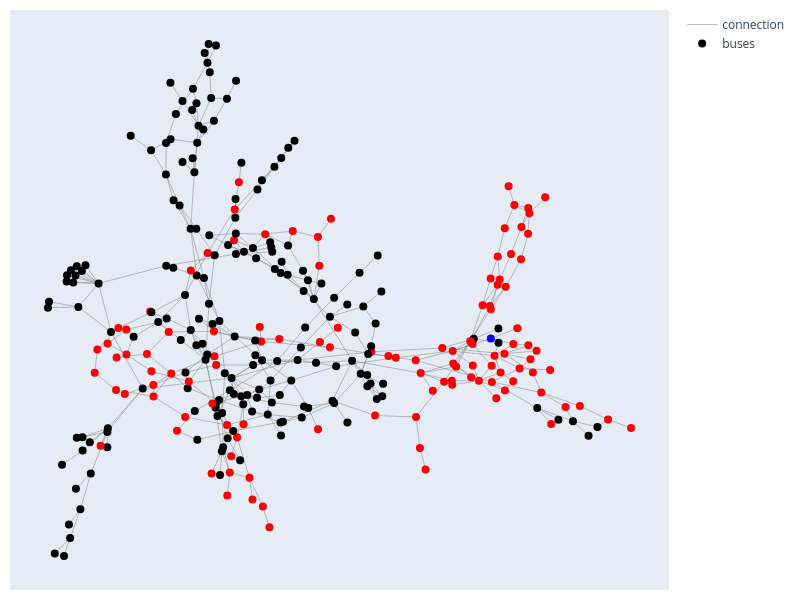

Notebook cell for this chart:
### Code cell
plot_graph(G, pos, '[VL1_0]').show()

### Figure 1 — Plotly figure (JSON) as saved in the notebook; plotly's stock layout.template omitted (floating-point values rounded to 4 significant figures; data arrays with more than 128 entries replaced by an {"elided": "..."} marker saying what was removed)
{"data": [{"hoverinfo": "text", "hovertemplate": "%{text}<extra></extra>", "line": {"color": "gray", "width": 0.5}, "mode": "lines", "name": "connection", "text": {"elided": "409 str values"}, "type": "scatter", "x": {"elided": "1227 float values"}, "y": {"elided": "1227 float values"}}, {"hoverinfo": "text", "hovertemplate": "%{text}<extra></extra>", "marker": {"color": {"elided": "300 str values"}, "size": 8}, "mode": "markers", "name": "buses", "text": {"elided": "300 str values"}, "type": "scatter", "x": {"elided": "300 float values"}, "y": {"elided": "300 float values"}}], "layout": {"height": 600, "margin": {"b": 10, "l": 10, "r": 10, "t": 10}, "showlegend": true, "width": 800, "xaxis": {"visible": false}, "yaxis": {"visible": false}}}
